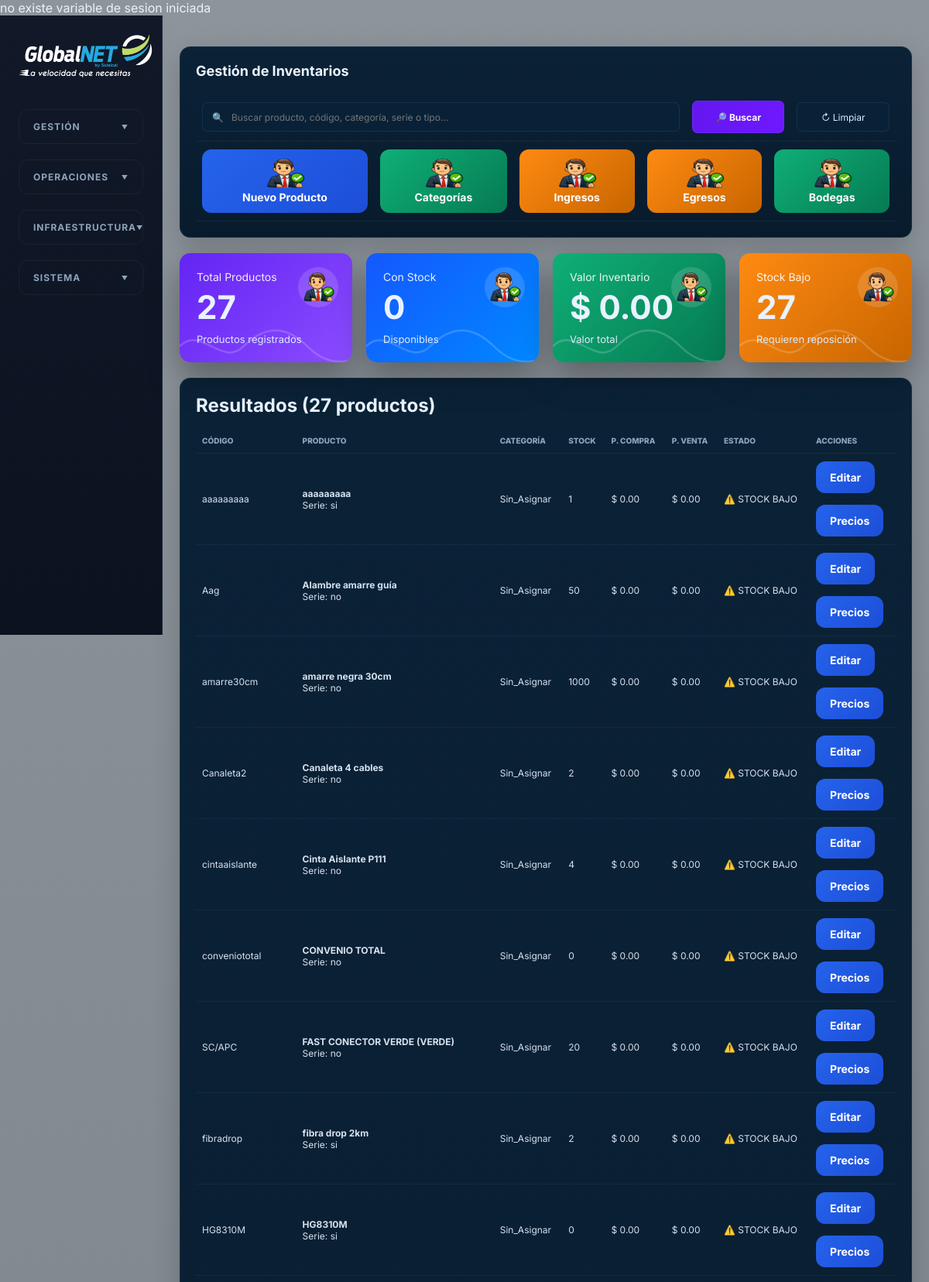
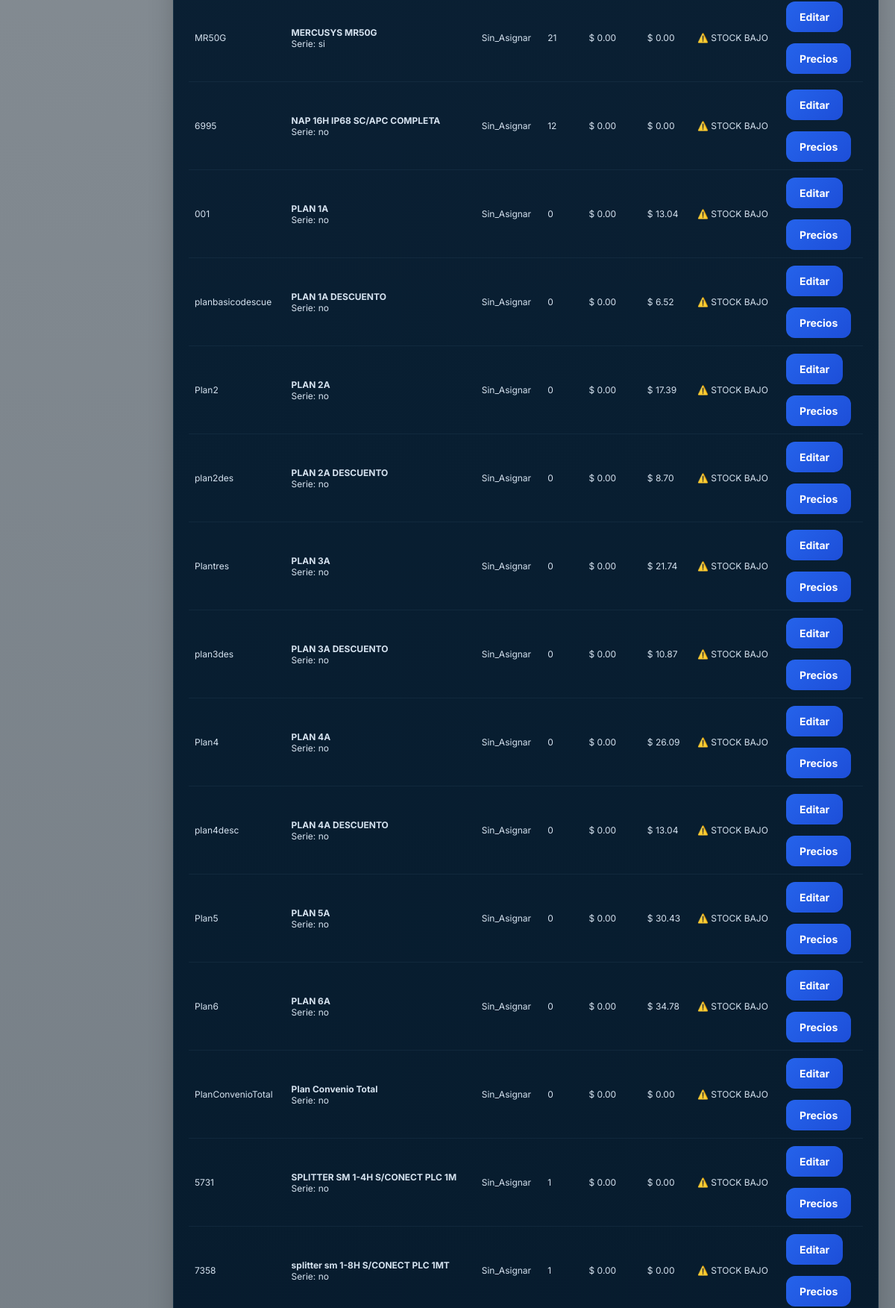
Page /productos/productos.php (upper part) on the committed database (2 pictures, top to bottom).
### tables this page shows
CREATE TABLE `productos` (
  `id` varchar(255) NOT NULL DEFAULT 'Sin Asignar',
  `producto` varchar(255) NOT NULL DEFAULT 'Sin Asignar',
  `serie` varchar(1000) NOT NULL DEFAULT 'Sin Asignar',
  `fechaing` varchar(255) NOT NULL DEFAULT 'Sin Asignar',
  `codigo` varchar(255) NOT NULL DEFAULT 'Sin Asignar',
  `periodo` varchar(255) NOT NULL DEFAULT 'Sin Asignar',
  `cantidad` varchar(255) NOT NULL DEFAULT '0',
  `foto` varchar(255) NOT NULL DEFAULT '../images/silueta.jpg',
  `precio` varchar(255) NOT NULL DEFAULT '0',
  `categoria` varchar(255) NOT NULL DEFAULT 'Sin_Asignar',
  `habitaciones` varchar(255) NOT NULL DEFAULT 'Sin_asignar',
  `banos` varchar(255) NOT NULL DEFAULT 'Sin_Asignar',
  `autos` varchar(255) NOT NULL DEFAULT 'sin_asignar',
  `facturar` varchar(255) NOT NULL DEFAULT 'no',
  `metraje` varchar(255) NOT NULL DEFAULT '0',
  `megass` int NOT NULL DEFAULT '0',
  `megasb` int NOT NULL DEFAULT '0',
  `tipo` varchar(255) NOT NULL DEFAULT 'Sin_asignar',
  `producto_unico` varchar(255) NOT NULL DEFAULT 'no',
  `pct` varchar(255) NOT NULL DEFAULT 'no',
  `preciouno` varchar(255) NOT NULL DEFAULT '0',
  `preciodos` varchar(255) NOT NULL DEFAULT '0',
  `preciotres` varchar(255) NOT NULL DEFAULT '0',
  `contabilidad` varchar(255) NOT NULL DEFAULT '0',
  `servicio` varchar(10) NOT NULL DEFAULT '10',
  `grabaiva` varchar(10) NOT NULL DEFAULT 'no',
  `preciocompra` varchar(255) NOT NULL DEFAULT '0',
  `linkcobro` varchar(255) NOT NULL DEFAULT '0',
  `minimo` varchar(255) NOT NULL DEFAULT '0',
  `maximo` varchar(255) NOT NULL DEFAULT '1',
  PRIMARY KEY (`id`)
);

### productos/productos.php (the view, shortened to what this page needs)
<!DOCTYPE html>
<html lang="es">
<head>
<?php
require('../conectar.php');
	?>
  <link rel="stylesheet" href="../css/styles.css" />
</head>
<body>
  <div class="app-shell">
    <aside class="sidebar">
  <a class="brand" href="../resumen/index.php">
    <img src="../img/logo.png" width="186" height="69" alt="Nexus ISP"/>
  </a>
  <nav class="main-nav">
    <details class="menu-section">
      <summary class="menu-label">GESTIÓN</summary>
    </details>
    <details class="menu-section">
      <summary class="menu-label">OPERACIONES</summary>
    </details>
    <details class="menu-section">
      <summary class="menu-label">INFRAESTRUCTURA</summary>
    </details>
    <details class="menu-section">
      <summary class="menu-label">SISTEMA</summary>
    </details>
  </nav>
</aside>
    <main class="content">
<?php
$sql_total = "SELECT COUNT(*) total FROM productos";
$query_total = mysqli_query($con,$sql_total);
$row_total = mysqli_fetch_assoc($query_total);
$total_productos = $row_total['total'];
$sql_stock = "
SELECT COUNT(*) total
FROM productos
WHERE CAST(cantidad AS DECIMAL(10,2)) > 0
";
$query_stock = mysqli_query($con,$sql_stock);
$row_stock = mysqli_fetch_assoc($query_stock);
$total_stock = $row_stock['total'];
$sql_bajo = "
SELECT COUNT(*) total
FROM productos
WHERE CAST(cantidad AS DECIMAL(10,2))
<= CAST(minimo AS DECIMAL(10,2))
";
$query_bajo = mysqli_query($con,$sql_bajo);
$row_bajo = mysqli_fetch_assoc($query_bajo);
$total_bajo = $row_bajo['total'];
$sql_valor = "
SELECT SUM(
CAST(cantidad AS DECIMAL(10,2))
*
CAST(precio AS DECIMAL(10,2))
) total
FROM productos
";
$query_valor = mysqli_query($con,$sql_valor);
$row_valor = mysqli_fetch_assoc($query_valor);
$valor_inventario = $row_valor['total'];
$buscar = isset($_GET['buscar']) ?
mysqli_real_escape_string($con,$_GET['buscar']) : '';
$where = " WHERE 1=1 ";
$sql_productos = "
SELECT *
FROM productos
$where
ORDER BY producto ASC
";
$query_productos = mysqli_query($con,$sql_productos);
$total_resultados = mysqli_num_rows($query_productos);
?>
<div class="isp-dashboard">
    <div class="isp-panel">
        <div class="isp-title">
            Gestión de Inventarios
        </div>
        <form method="GET">
            <table width="100%" border="0" cellspacing="10">
                <tr>
                    <td width="70%">
                        <div class="search" style="width:100%;">
                            🔍
                            <input
                                type="text"
                                name="buscar"
                                value="<?php echo htmlspecialchars($buscar); ?>"
                                placeholder="Buscar producto, código, categoría, serie o tipo..."
                            >
                        </div>
                    </td>
                    <td width="15%">
                        <button
                            type="submit"
                            class="primary boton-buscar"
                            style="width:100%;">
                            🔎 Buscar
                        </button>
                    </td>
                    <td width="15%">
                        <a href="index.php">
                            <button
                                type="button"
                                class="icon-text"
                                style="width:100%;">
                                ↻ Limpiar
                            </button>
                        </a>
                    </td>
                </tr>
            </table>
        </form>
        <div class="table-scroll">
            <table width="100%" border="0" cellspacing="10">
                <tr>
                    <td>
                        <a href="nuevo.php">
                            <button
                                class="btn-action btn-edit"
                                style="width:100%;">
                                <img src="../images/sistema/44.png" width="64" height="38" alt=""/><br>
                                Nuevo Producto
                            </button>
                        </a>
                    </td>
                    <td>
                        <a href="categorias.php">
                            <button
                                class="btn-action btn-contrato"
                                style="width:100%;">
                                <img src="../images/sistema/44.png" width="64" height="38" alt=""/><br>
                                Categorías
                            </button>
                        </a>
                    </td>
                    <td>
                        <a href="ingreso.php?accion=ingreso">
                            <button
                                class="btn-action btn-proforma"
                                style="width:100%;">
                                <img src="../images/sistema/44.png" width="64" height="38" alt=""/><br>
                                Ingresos
                            </button>
                        </a>
                    </td>
                    <td>
                        <a href="ingreso.php?accion=egreso">
                            <button
                                class="btn-action btn-proforma"
                                style="width:100%;">
                                <img src="../images/sistema/44.png" width="64" height="38" alt=""/><br>
                                Egresos
                            </button>
                        </a>
                    </td>
                    <td>
                        <a href="../bodegas/productos.php">
                            <button
                                class="btn-action btn-contrato"
                                style="width:100%;">
                                <img src="../images/sistema/44.png" width="64" height="38" alt=""/><br>
                                Bodegas
                            </button>
                        </a>
                    </td>
                </tr>
            </table>
        </div>
    </div>
    <br>
    <div class="isp-cards">
        <div class="isp-card isp-purple">
            <div class="isp-card-icon"><img src="../images/sistema/44.png" width="64" height="38" alt=""/></div>
            <div class="isp-card-title">
                Total Productos
            </div>
            <div class="isp-card-value">
                <?php echo $total_productos; ?>
            </div>
            <div class="isp-card-footer">
                Productos registrados
            </div>
        </div>
        <div class="isp-card isp-blue">
            <div class="isp-card-icon"><img src="../images/sistema/44.png" width="64" height="38" alt=""/></div>
            <div class="isp-card-title">
                Con Stock
            </div>
            <div class="isp-card-value">
                <?php echo $total_stock; ?>
            </div>
            <div class="isp-card-footer">
                Disponibles
            </div>
        </div>
        <div class="isp-card isp-green">
            <div class="isp-card-icon"><img src="../images/sistema/44.png" width="64" height="38" alt=""/></div>
            <div class="isp-card-title">
                Valor Inventario
            </div>
            <div class="isp-card-value">
                $
                <?php echo number_format($valor_inventario,2); ?>
            </div>
            <div class="isp-card-footer">
                Valor total
            </div>
        </div>
        <div class="isp-card isp-orange">
            <div class="isp-card-icon"><img src="../images/sistema/44.png" width="64" height="38" alt=""/></div>
            <div class="isp-card-title">
                Stock Bajo
            </div>
            <div class="isp-card-value">
                <?php echo $total_bajo; ?>
            </div>
            <div class="isp-card-footer">
                Requieren reposición
            </div>
        </div>
    </div>
    <div class="isp-panel">
        <div class="panel-head">
            <h2>
                Resultados (<?php echo $total_resultados; ?> productos)
            </h2>
        </div>
        <div class="table-scroll">
            <table>
                <thead>
                    <tr>
                        <th>Código</th>
                        <th>Producto</th>
                        <th>Categoría</th>
                        <th>Stock</th>
                        <th>P. Compra</th>
                        <th>P. Venta</th>
                        <th>Estado</th>
                        <th>Acciones</th>
                    </tr>
                </thead>
                <tbody>
                <?php
                if($total_resultados>0)
                {
                    while($row=mysqli_fetch_assoc($query_productos))
                    {
                        $stock=(float)$row['cantidad'];
                        $minimo=(float)$row['minimo'];
                        if($stock<=$minimo)
                        {
                            $estado="⚠️ STOCK BAJO";
                        }
                        else
                        {
                            $estado="✅ DISPONIBLE";
                        }
                ?>
                    <tr>
                        <td>
                            <?php echo $row['codigo']; ?>
							<?php
$codigoBuscado = $conn->real_escape_string($row['codigo']);
$totalCantidadGeneral = 0;
$queryBodegas = "SELECT tabla FROM bodegas";
$resultBodegas = $conn->query($queryBodegas);
if ($resultBodegas && $resultBodegas->num_rows > 0) {
    while ($bodega = $resultBodegas->fetch_assoc()) {
        $nombreTabla = trim($bodega['tabla']);
        if (!empty($nombreTabla)) {
            $nombreTablaSegura = preg_replace('/[^a-zA-Z0-9_]/', '', $nombreTabla);
            $sqlDinamico = "SELECT SUM(cantidad) AS total_parcial FROM `$nombreTablaSegura` WHERE id = ?";
            if ($stmt = $conn->prepare($sqlDinamico)) {
                $stmt->bind_param("s", $codigoBuscado);
                $stmt->execute();
                $resultado = $stmt->get_result()->fetch_assoc();
                if ($resultado && isset($resultado['total_parcial'])) {
                    $totalCantidadGeneral += floatval($resultado['total_parcial']);
                }
            }
        }
    }
}
?>
                        </td>
                        <td>
                            <strong>
                                <?php echo $row['producto']; ?>
                            </strong>
                            <br>
                            Serie:
                            <?php echo $row['serie']; ?>
                        </td>
                        <td>
                            <?php echo $row['categoria']; ?>
                        </td>
                        <td>
                            <?php echo $totalCantidadGeneral; ?>
                        </td>
                        <td>
                            $
                            <?php echo number_format($row['preciocompra'],2); ?>
                        </td>
                        <td>
                            $
                            <?php echo number_format($row['preciouno'],2); ?>
                        </td>
                        <td>
                            <?php echo $estado; ?>
                        </td>
                        <td>
                            <form action="nuevo.php" method="GET">
                                <button
                                    type="submit"
                                    class="btn-action btn-edit">
                                    Editar
                                </button>
                            </form>
                            <br>
							<form action="precios.php" method="GET">
                                <button
                                    type="submit"
                                    class="btn-action btn-edit">
                                    Precios
                                </button>
                            </form>
                        </td>
                    </tr>
                <?php
                    }
                }
                ?>
                </tbody>
            </table>
        </div>
    </div>
</div>
									</main>
  </div>
</body>
</html>

### rows in the picture
productos: codigo "aaaaaaaaa", producto "aaaaaaaaa", serie "si", categoria "Sin_Asignar", totalCantidadGeneral "1", preciocompra "0.00", preciouno "0.00", estado "⚠️ STOCK BAJO"
productos: codigo "Aag", producto "Alambre amarre guía", serie "no", categoria "Sin_Asignar", totalCantidadGeneral "50", preciocompra "0.00", preciouno "0.00", estado "⚠️ STOCK BAJO"
productos: codigo "amarre30cm", producto "amarre negra 30cm", serie "no", categoria "Sin_Asignar", totalCantidadGeneral "1000", preciocompra "0.00", preciouno "0.00", estado "⚠️ STOCK BAJO"
productos: codigo "Canaleta2", producto "Canaleta 4 cables", serie "no", categoria "Sin_Asignar", totalCantidadGeneral "2", preciocompra "0.00", preciouno "0.00", estado "⚠️ STOCK BAJO"
productos: codigo "cintaaislante", producto "Cinta Aislante P111", serie "no", categoria "Sin_Asignar", totalCantidadGeneral "4", preciocompra "0.00", preciouno "0.00", estado "⚠️ STOCK BAJO"
productos: codigo "conveniototal", producto "CONVENIO TOTAL", serie "no", categoria "Sin_Asignar", totalCantidadGeneral "0", preciocompra "0.00", preciouno "0.00", estado "⚠️ STOCK BAJO"
productos: codigo "SC/APC", producto "FAST CONECTOR VERDE (VERDE)", serie "no", categoria "Sin_Asignar", totalCantidadGeneral "20", preciocompra "0.00", preciouno "0.00", estado "⚠️ STOCK BAJO"
productos: codigo "fibradrop", producto "fibra drop 2km", serie "si", categoria "Sin_Asignar", totalCantidadGeneral "2", preciocompra "0.00", preciouno "0.00", estado "⚠️ STOCK BAJO"
productos: codigo "HG8310M", producto "HG8310M", serie "si", categoria "Sin_Asignar", totalCantidadGeneral "0", preciocompra "0.00", preciouno "0.00", estado "⚠️ STOCK BAJO"
productos: codigo "MR50G", producto "MERCUSYS MR50G", serie "si", categoria "Sin_Asignar", totalCantidadGeneral "21", preciocompra "0.00", preciouno "0.00", estado "⚠️ STOCK BAJO"
productos: codigo "6995", producto "NAP 16H IP68 SC/APC COMPLETA", serie "no", categoria "Sin_Asignar", totalCantidadGeneral "12", preciocompra "0.00", preciouno "0.00", estado "⚠️ STOCK BAJO"
productos: codigo "001", producto "PLAN 1A", serie "no", categoria "Sin_Asignar", totalCantidadGeneral "0", preciocompra "0.00", preciouno "13.04", estado "⚠️ STOCK BAJO"
productos: codigo "planbasicodescue", producto "PLAN 1A DESCUENTO", serie "no", categoria "Sin_Asignar", totalCantidadGeneral "0", preciocompra "0.00", preciouno "6.52", estado "⚠️ STOCK BAJO"
productos: codigo "Plan2", producto "PLAN 2A", serie "no", categoria "Sin_Asignar", totalCantidadGeneral "0", preciocompra "0.00", preciouno "17.39", estado "⚠️ STOCK BAJO"
productos: codigo "plan2des", producto "PLAN 2A DESCUENTO", serie "no", categoria "Sin_Asignar", totalCantidadGeneral "0", preciocompra "0.00", preciouno "8.70", estado "⚠️ STOCK BAJO"
productos: codigo "Plantres", producto "PLAN 3A", serie "no", categoria "Sin_Asignar", totalCantidadGeneral "0", preciocompra "0.00", preciouno "21.74", estado "⚠️ STOCK BAJO"
productos: codigo "plan3des", producto "PLAN 3A DESCUENTO", serie "no", categoria "Sin_Asignar", totalCantidadGeneral "0", preciocompra "0.00", preciouno "10.87", estado "⚠️ STOCK BAJO"
productos: codigo "Plan4", producto "PLAN 4A", serie "no", categoria "Sin_Asignar", totalCantidadGeneral "0", preciocompra "0.00", preciouno "26.09", estado "⚠️ STOCK BAJO"
productos: codigo "plan4desc", producto "PLAN 4A DESCUENTO", serie "no", categoria "Sin_Asignar", totalCantidadGeneral "0", preciocompra "0.00", preciouno "13.04", estado "⚠️ STOCK BAJO"
productos: codigo "Plan5", producto "PLAN 5A", serie "no", categoria "Sin_Asignar", totalCantidadGeneral "0", preciocompra "0.00", preciouno "30.43", estado "⚠️ STOCK BAJO"
productos: codigo "Plan6", producto "PLAN 6A", serie "no", categoria "Sin_Asignar", totalCantidadGeneral "0", preciocompra "0.00", preciouno "34.78", estado "⚠️ STOCK BAJO"
productos: codigo "PlanConvenioTotal", producto "Plan Convenio Total", serie "no", categoria "Sin_Asignar", totalCantidadGeneral "0", preciocompra "0.00", preciouno "0.00", estado "⚠️ STOCK BAJO"
productos: codigo "5731", producto "SPLITTER SM 1-4H S/CONECT PLC 1M", serie "no", categoria "Sin_Asignar", totalCantidadGeneral "1", preciocompra "0.00", preciouno "0.00", estado "⚠️ STOCK BAJO"
productos: codigo "7358", producto "splitter sm 1-8H S/CONECT PLC 1MT", serie "no", categoria "Sin_Asignar", totalCantidadGeneral "1", preciocompra "0.00", preciouno "0.00", estado "⚠️ STOCK BAJO"

### other values in the picture
$total_productos "27"
$total_stock "0"
$valor_inventario "0.00"
$total_bajo "27"
$total_resultados "27"
